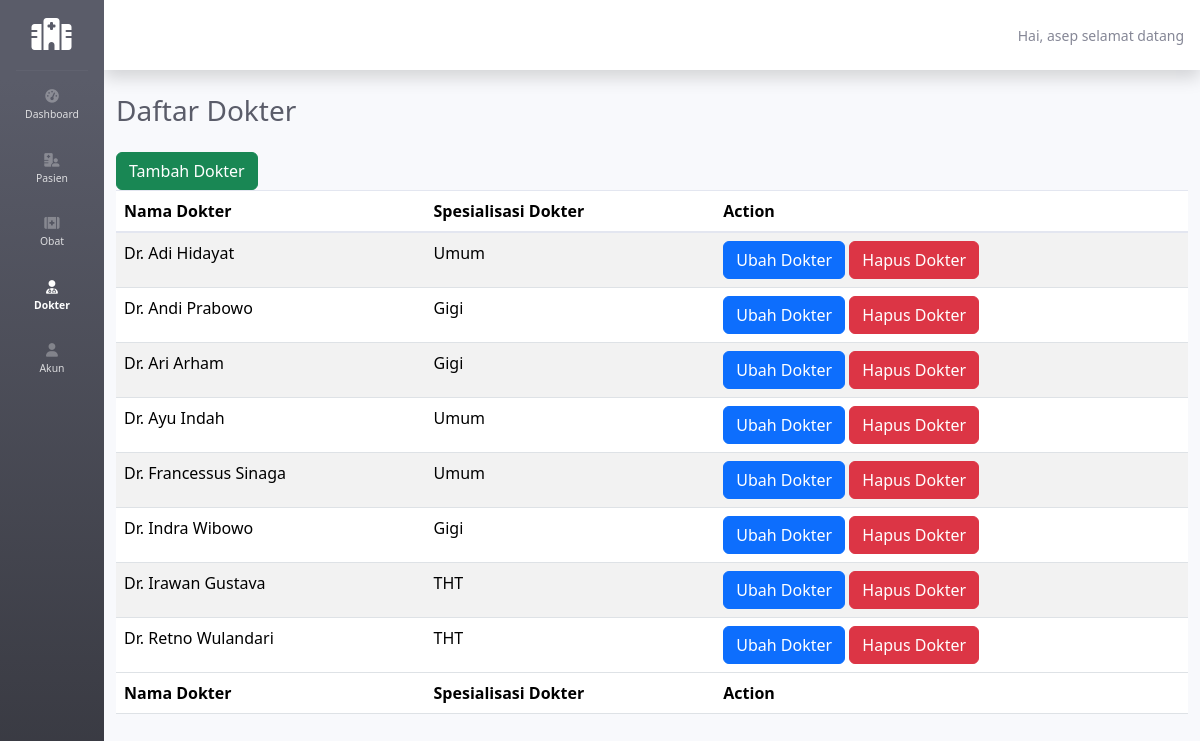
Page /dokter.php (signed in) on the committed database.
### tables this page shows
CREATE TABLE `dokter` (
  `id_dokter` int(11) NOT NULL,
  `nama_dokter` varchar(1000) NOT NULL,
  `spesialisasi_dokter` enum('Umum','THT','Gigi') NOT NULL
);

### dokter.php (the view, shortened to what this page needs)
<!DOCTYPE html>
<html lang="en">
<head>
    <link href="vendor/fontawesome-free/css/all.min.css" rel="stylesheet" type="text/css">
    <link rel="stylesheet" href="https://cdnjs.cloudflare.com/ajax/libs/twitter-bootstrap/5.3.0/css/bootstrap.min.css">
        <link href="https://cdn.jsdelivr.net/npm/bootstrap@5.3.3/dist/css/bootstrap.min.css" rel="stylesheet">
    <link href="style/sb-admin-2.min.css" rel="stylesheet">
    <link href="https://cdn.jsdelivr.net/npm/bootstrap@5.3.3/dist/css/bootstrap.min.css" rel="stylesheet">
</head>
<body id="page-top" class="sidebar-toggled">
    <?php
    include_once 'navbar.php';
    ?>
                <div class="container-fluid">
                    <div class="d-sm-flex align-items-center justify-content-between mb-4">
                        <h1 class="h3 mb-0 text-gray-800">Daftar Dokter</h1>
                    </div>
<?php if($_SESSION["akses"]=="Admin"){
    ?>
<button type="button" class="btn btn-success" data-bs-toggle="modal" data-bs-target="#tambahModal">
  Tambah Dokter
</button>
<?php
}
?>
<table id="tabel" class="table table-striped" style="width:100%">
        <thead>
        <th>Nama Dokter</th>
                        <th>Spesialisasi Dokter</th>
                        <?php
                        if($_SESSION["akses"]=="Admin"){
                        echo "<th>Action</th>";
                        }
                        ?>
        </thead>
        <tbody>
        <?php
                    $sql = "SELECT * FROM dokter ORDER BY nama_dokter";
                    $query = mysqli_query($conn,$sql);
                while($rewind = mysqli_fetch_assoc($query)){
                    echo "<tr>";
                    echo "<td>".$rewind['nama_dokter']."</td>";
                    echo "<td>".$rewind['spesialisasi_dokter']."</td>";
                    if($_SESSION["akses"]=="Admin"){
                    echo "<td>";?>
                    <button type="button" class="btn btn-primary" data-bs-toggle="modal" data-bs-target="#ubahModal<?=$rewind['id_dokter'];?>">Ubah Dokter</button>
                    <button type="button" class="btn btn-danger" data-bs-toggle="modal" data-bs-target="#hapusModal<?= $rewind['id_dokter'];?>">Hapus Dokter</button>
                    <?php echo "</td>";
                    echo "</tr>";?>
        <?php
                    }
            }
                ?>
                        <tfoot>
            <tr>
            <th>Nama Dokter</th>
                        <th>Spesialisasi Dokter</th>
                        <?php
                        if($_SESSION["akses"]=="Admin"){
                        echo "<th>Action</th>";
                        }
                        ?>
            </tr>
        </tfoot>
    </table>
                <?php
    include_once 'footer.php';
?>

### connect.php (shortened to what this page needs)
<html>
</html>

### navbar.php (shortened to what this page needs)
<?php
include "connect.php";
?>
<div id="wrapper">
<ul class="navbar-nav bg-gradient-dark sidebar sidebar-dark accordion toggled" id="accordionSidebar">
<a class="sidebar-brand d-flex align-items-center justify-content-center" href="index.php">
<div class="sidebar-brand-icon">
    <i class="fas fa-hospital"></i>
</div>
</a>
<hr class="sidebar-divider my-0">
<?php
if($_SESSION["hal"] == "utama"){
?>
<li class="nav-item active">
<a class="nav-link" href="index.php">
    <i class="fas fa-fw fa-tachometer-alt"></i>
    <span>Dashboard</span></a>
</li>
<li class="nav-item">
<a class="nav-link collapsed" href="#" data-toggle="collapse" data-target="#collapsePasien"
    aria-expanded="true" aria-controls="collapsePasien">
    <i class="fa-solid fa-hospital-user"></i>
    <span>Pasien</span>
</a>
<div id="collapsePasien" class="collapse" aria-labelledby="headingPasien" data-parent="#accordionSidebar">
    <div class="bg-white py-2 collapse-inner rounded">
        <h6 class="collapse-header">Pilihlah menu</h6>
        <a class="collapse-item" href="pasien.php">Daftar pasien</a>
        <a class="collapse-item" href="riwayat.php">Riwayat pasien</a>
    </div>
</div>
</li>
<li class="nav-item">
    <a class="nav-link" href="obat.php">
        <i class="fas fa-solid fa-kit-medical"></i>
        <span>Obat</span></a>
    </li>
<li class="nav-item">
<a class="nav-link collapsed" href="#" data-toggle="collapse" data-target="#collapseTwo"
    aria-expanded="true" aria-controls="collapseTwo">
    <i class="fa-solid fa-user-doctor"></i>
    <span>Dokter</span>
</a>
<div id="collapseTwo" class="collapse" aria-labelledby="headingTwo" data-parent="#accordionSidebar">
    <div class="bg-white py-2 collapse-inner rounded">
        <h6 class="collapse-header">Pilihlah menu</h6>
        <a class="collapse-item" href="dokter.php">Daftar Dokter</a>
        <a class="collapse-item" href="jadwal.php">Jadwal Dokter</a>
    </div>
</div>
</li>
<?php
if($_SESSION["akses"]=="Admin"){
?><li class="nav-item">
<a class="nav-link collapsed" href="#" data-toggle="collapse" data-target="#collapseAkun"
    aria-expanded="true" aria-controls="collapseAkun">
    <i class="fa-solid fa-user"></i>
    <span>Akun</span>
</a>
<div id="collapseAkun" class="collapse" aria-labelledby="headingAkun"
    data-parent="#accordionSidebar">
    <div class="bg-white py-2 collapse-inner rounded">
        <h6 class="collapse-header">Pilihlah Menu:</h6>
        <a class="collapse-item" href="akun.php">Daftar Akun</a>
        <a class="collapse-item" href="activity.php">Activity Log</a>
    </div>
</div>
</li>
<?php
}
?>
<?php
}if($_SESSION["hal"] =="pasien"){
?>
<li class="nav-item">
<a class="nav-link" href="index.php">
    <i class="fas fa-fw fa-tachometer-alt"></i>
    <span>Dashboard</span></a>
</li>
<li class="nav-item active">
<a class="nav-link collapsed" href="#" data-toggle="collapse" data-target="#collapsePasien"
    aria-expanded="true" aria-controls="collapsePasien">
    <i class="fa-solid fa-hospital-user"></i>
    <span>Pasien</span>
</a>
<div id="collapsePasien" class="collapse" aria-labelledby="headingPasien" data-parent="#accordionSidebar">
    <div class="bg-white py-2 collapse-inner rounded">
        <h6 class="collapse-header">Pilihlah menu</h6>
        <a class="collapse-item" href="pasien.php">Daftar pasien</a>
        <a class="collapse-item" href="riwayat.php">Riwayat pasien</a>
    </div>
</div>
</li>
<li class="nav-item">
    <a class="nav-link" href="obat.php">
        <i class="fas fa-solid fa-kit-medical"></i>
        <span>Obat</span></a>
    </li>
<li class="nav-item">
<a class="nav-link collapsed" href="#" data-toggle="collapse" data-target="#collapseTwo"
    aria-expanded="true" aria-controls="collapseTwo">
    <i class="fa-solid fa-user-doctor"></i>
    <span>Dokter</span>
</a>
<div id="collapseTwo" class="collapse" aria-labelledby="headingTwo" data-parent="#accordionSidebar">
    <div class="bg-white py-2 collapse-inner rounded">
        <h6 class="collapse-header">Pilihlah menu</h6>
        <a class="collapse-item" href="dokter.php">Daftar Dokter</a>
        <a class="collapse-item" href="jadwal.php">Jadwal Dokter</a>
    </div>
</div>
</li>
<?php
if($_SESSION["akses"]=="Admin"){
?><li class="nav-item">
<a class="nav-link collapsed" href="#" data-toggle="collapse" data-target="#collapseAkun"
    aria-expanded="true" aria-controls="collapseAkun">
    <i class="fa-solid fa-user"></i>
    <span>Akun</span>
</a>
<div id="collapseAkun" class="collapse" aria-labelledby="headingAkun"
    data-parent="#accordionSidebar">
    <div class="bg-white py-2 collapse-inner rounded">
        <h6 class="collapse-header">Pilihlah Menu:</h6>
        <a class="collapse-item" href="akun.php">Daftar Akun</a>
        <a class="collapse-item" href="activity.php">Activity Log</a>
    </div>
</div>
</li>
<?php
}
?>
<?php
}if($_SESSION["hal"] =="obat"){
?>
<li class="nav-item">
<a class="nav-link" href="index.php">
    <i class="fas fa-fw fa-tachometer-alt"></i>
    <span>Dashboard</span></a>
</li>
<li class="nav-item">
<a class="nav-link collapsed" href="#" data-toggle="collapse" data-target="#collapsePasien"
    aria-expanded="true" aria-controls="collapsePasien">
    <i class="fa-solid fa-hospital-user"></i>
    <span>Pasien</span>
</a>
<div id="collapsePasien" class="collapse" aria-labelledby="headingPasien" data-parent="#accordionSidebar">
    <div class="bg-white py-2 collapse-inner rounded">
        <h6 class="collapse-header">Pilihlah menu</h6>
        <a class="collapse-item" href="pasien.php">Daftar pasien</a>
        <a class="collapse-item" href="riwayat.php">Riwayat pasien</a>
    </div>
</div>
</li>
<li class="nav-item active">
    <a class="nav-link" href="obat.php">
        <i class="fas fa-solid fa-kit-medical"></i>
        <span>Obat</span></a>
    </li>
<li class="nav-item">
<a class="nav-link collapsed" href="#" data-toggle="collapse" data-target="#collapseTwo"
    aria-expanded="true" aria-controls="collapseTwo">
    <i class="fa-solid fa-user-doctor"></i>
    <span>Dokter</span>
</a>
<div id="collapseTwo" class="collapse" aria-labelledby="headingTwo" data-parent="#accordionSidebar">
    <div class="bg-white py-2 collapse-inner rounded">
        <h6 class="collapse-header">Pilihlah menu</h6>
        <a class="collapse-item" href="dokter.php">Daftar Dokter</a>
        <a class="collapse-item" href="jadwal.php">Jadwal Dokter</a>
    </div>
</div>
</li>
<?php
if($_SESSION["akses"]=="Admin"){
?><li class="nav-item">
<a class="nav-link collapsed" href="#" data-toggle="collapse" data-target="#collapseAkun"
    aria-expanded="true" aria-controls="collapseAkun">
    <i class="fa-solid fa-user"></i>
    <span>Akun</span>
</a>
<div id="collapseAkun" class="collapse" aria-labelledby="headingAkun"
    data-parent="#accordionSidebar">
    <div class="bg-white py-2 collapse-inner rounded">
        <h6 class="collapse-header">Pilihlah Menu:</h6>
        <a class="collapse-item" href="akun.php">Daftar Akun</a>
        <a class="collapse-item" href="activity.php">Activity Log</a>
    </div>
</div>
</li>
<?php
}
?>
<?php
} if($_SESSION["hal"] =="dokter"){
?>
<li class="nav-item">
<a class="nav-link" href="index.php">
    <i class="fas fa-fw fa-tachometer-alt"></i>
    <span>Dashboard</span></a>
</li>
<li class="nav-item">
<a class="nav-link collapsed" href="#" data-toggle="collapse" data-target="#collapsePasien"
    aria-expanded="true" aria-controls="collapsePasien">
    <i class="fa-solid fa-hospital-user"></i>
    <span>Pasien</span>
</a>
</li>
<li class="nav-item">
    <a class="nav-link" href="obat.php">
        <i class="fas fa-solid fa-kit-medical"></i>
        <span>Obat</span></a>
    </li>
<li class="nav-item active">
<a class="nav-link collapsed" href="#" data-toggle="collapse" data-target="#collapseTwo"
    aria-expanded="true" aria-controls="collapseTwo">
    <i class="fa-solid fa-user-doctor"></i>
    <span>Dokter</span>
</a>
</li>
<?php
if($_SESSION["akses"]=="Admin"){
?><li class="nav-item">
<a class="nav-link collapsed" href="#" data-toggle="collapse" data-target="#collapseAkun"
    aria-expanded="true" aria-controls="collapseAkun">
    <i class="fa-solid fa-user"></i>
    <span>Akun</span>
</a>
</li>
<?php
} ?>
    <?php
    } if($_SESSION["hal"] =="akun"){
    ?>
    <li class="nav-item">
    <a class="nav-link" href="index.php">
        <i class="fas fa-fw fa-tachometer-alt"></i>
        <span>Dashboard</span></a>
    </li>
    <li class="nav-item">
    <a class="nav-link collapsed" href="#" data-toggle="collapse" data-target="#collapsePasien"
        aria-expanded="true" aria-controls="collapsePasien">
        <i class="fa-solid fa-hospital-user"></i>
        <span>Pasien</span>
    </a>
    <div id="collapsePasien" class="collapse" aria-labelledby="headingPasien" data-parent="#accordionSidebar">
        <div class="bg-white py-2 collapse-inner rounded">
            <h6 class="collapse-header">Pilihlah menu</h6>
            <a class="collapse-item" href="pasien.php">Daftar pasien</a>
            <a class="collapse-item" href="riwayat.php">Riwayat pasien</a>
        </div>
    </div>
    </li>
    <li class="nav-item">
    <a class="nav-link" href="obat.php">
        <i class="fas fa-solid fa-kit-medical"></i>
        <span>Obat</span></a>
    </li>
    <li class="nav-item">
    <a class="nav-link collapsed" href="#" data-toggle="collapse" data-target="#collapseTwo"
        aria-expanded="true" aria-controls="collapseTwo">
        <i class="fa-solid fa-user-doctor"></i>
        <span>Dokter</span>
    </a>
    <div id="collapseTwo" class="collapse" aria-labelledby="headingTwo" data-parent="#accordionSidebar">
        <div class="bg-white py-2 collapse-inner rounded">
            <h6 class="collapse-header">Pilihlah menu</h6>
            <a class="collapse-item" href="dokter.php">Daftar Dokter</a>
            <a class="collapse-item" href="jadwal.php">Jadwal Dokter</a>
        </div>
    </div>
    </li>
<?php
if($_SESSION["akses"]=="Admin"){
?>
    <li class="nav-item active">
    <a class="nav-link collapsed" href="#" data-toggle="collapse" data-target="#collapseAkun"
        aria-expanded="true" aria-controls="collapseAkun">
        <i class="fa-solid fa-user"></i>
        <span>Akun</span>
    </a>
    <div id="collapseAkun" class="collapse" aria-labelledby="headingAkun"
        data-parent="#accordionSidebar">
        <div class="bg-white py-2 collapse-inner rounded">
            <h6 class="collapse-header">Pilihlah Menu:</h6>
            <a class="collapse-item" href="akun.php">Daftar Akun</a>
            <a class="collapse-item" href="activity.php">Activity Log</a>
        </div>
    </div>
    </li>
    <?php
    } }
    ?>
</ul>
        <div id="content-wrapper" class="d-flex flex-column">
            <div id="content">
                <nav class="navbar navbar-expand navbar-light bg-white topbar mb-4 static-top shadow">
                    <ul class="navbar-nav ml-auto">
                        <li class="nav-item dropdown no-arrow">
                            <a class="nav-link dropdown-toggle" href="#" id="userDropdown" role="button"
                                data-toggle="dropdown" aria-haspopup="true" aria-expanded="false">
                                <span class="mr-2 d-none d-lg-inline text-gray-600 small">Hai, <?php echo $_SESSION["nama"]?> selamat datang</span>
                            </a>
                        </li>
                    </ul>
                </nav>

### footer.php (shortened to what this page needs)
                          </div>
    </div>
</body>
</html>

### rows in the picture
dokter: nama_dokter "Dr. Adi Hidayat", spesialisasi_dokter "Umum"
dokter: nama_dokter "Dr. Andi Prabowo", spesialisasi_dokter "Gigi"
dokter: nama_dokter "Dr. Ari Arham", spesialisasi_dokter "Gigi"
dokter: nama_dokter "Dr. Ayu Indah", spesialisasi_dokter "Umum"
dokter: nama_dokter "Dr. Francessus Sinaga", spesialisasi_dokter "Umum"
dokter: nama_dokter "Dr. Indra Wibowo", spesialisasi_dokter "Gigi"
dokter: nama_dokter "Dr. Irawan Gustava", spesialisasi_dokter "THT"
dokter: nama_dokter "Dr. Retno Wulandari", spesialisasi_dokter "THT"

### other values in the picture
$_SESSION["nama"] "asep"
